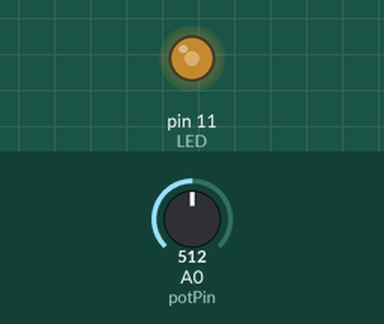
Bench run of a sketch on a simulated Arduino Uno, built with avr-gcc and run on an emulated ATmega328P. On the bench: output pins drawn as LEDs (lit = HIGH). The inputs (shaded band) are chosen by the test bench; at power-on: A0 (potPin) = 512. What the sketch prints to the serial monitor is not drawn.

Above: at 1.2 s.
1.3 s: A0 (potPin) set to 716
At 1.8 s:
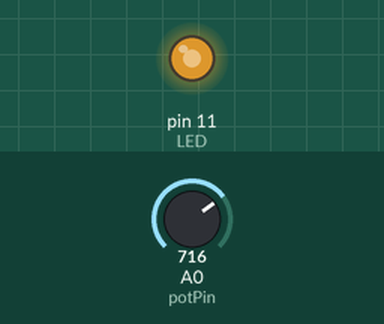
2.9 s: A0 (potPin) set to 900
At 4.2 s:
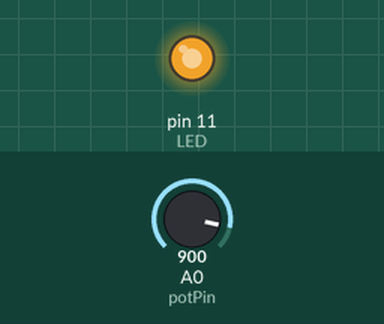
4.5 s: A0 (potPin) set to 122
At 5.5 s:
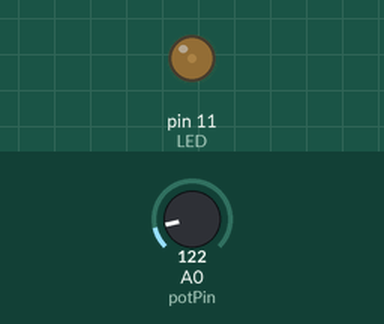
6.1 s: A0 (potPin) set to 0
At 6.8 s:
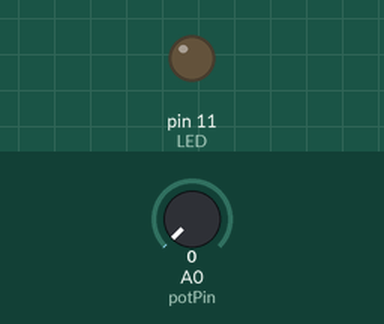
Timing chart, 0 to 8.7 s (numbered marks = the images above; inputs shaded):
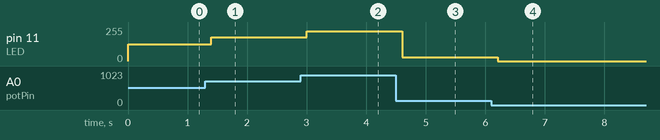

The sketch:

Potentiomenter_new.ino
```cpp
const int LED = 11;  //LED pin
const int potPin = A0;  //potentiometer middle pin
int val = 0; // to track potentiometer reading

void setup() {
  pinMode (potPin, INPUT);
  pinMode (LED, OUTPUT);
  Serial.begin(9600);
}

void loop() {
  val = analogRead(potPin);
  int potPinMap = map(val,0,1023,0,255);
  analogWrite (LED, potPinMap);
  //Serial.println (potPinMap);
  Serial.write(potPinMap);
  delay(200);
}
```

Measured:
- after the input at 1.3 s, pin 11 (LED): 127/255 → 178/255 after 0.10 s
- after the input at 2.9 s, pin 11 (LED): 178/255 → 224/255 after 0.10 s
- after the input at 4.5 s, pin 11 (LED): 224/255 → 30/255 after 0.10 s
- after the input at 6.1 s, pin 11 (LED): 30/255 → 0/255 after 0.11 s
